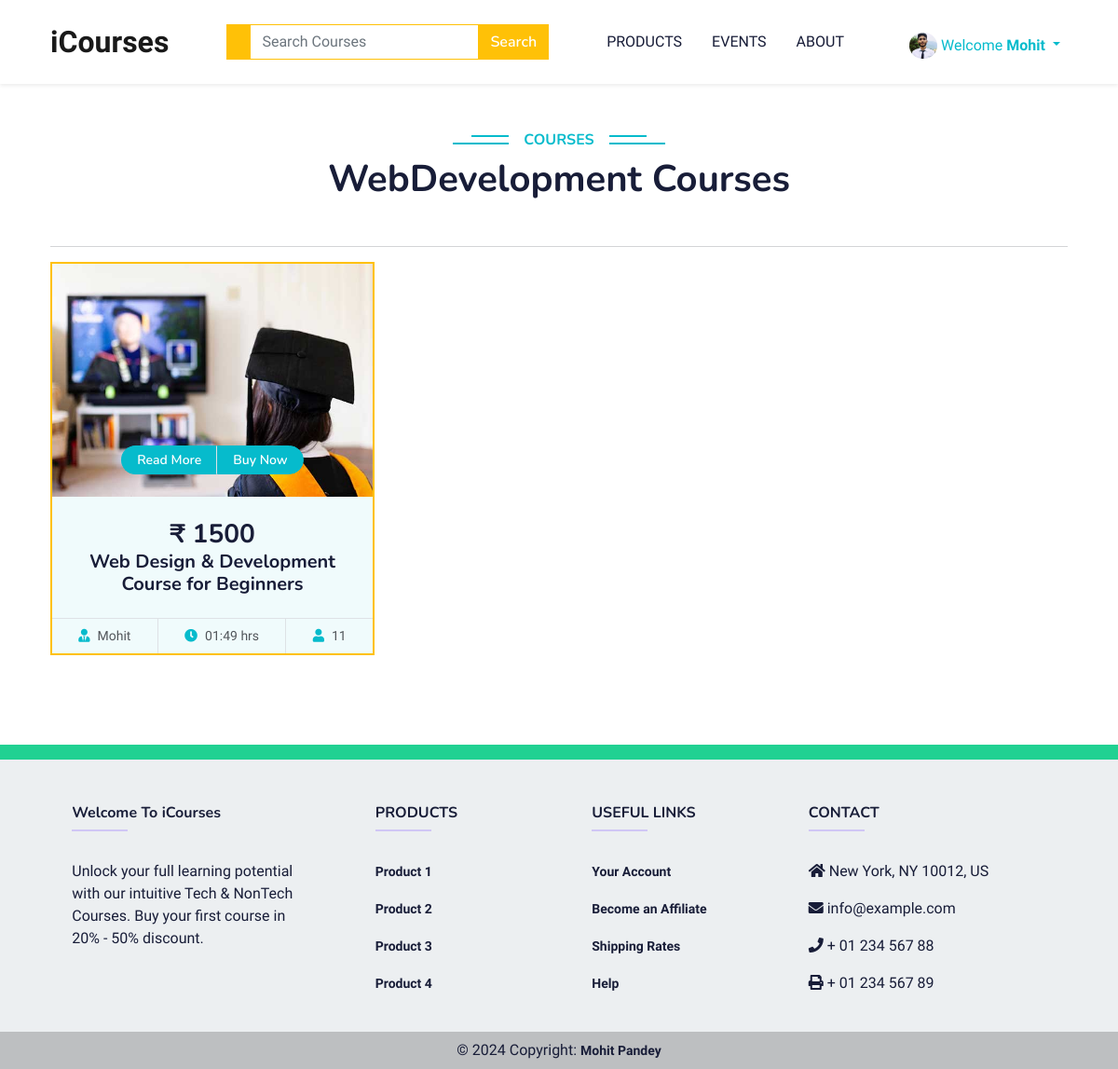
Before: /courses/1 (signed in) with the older database file.
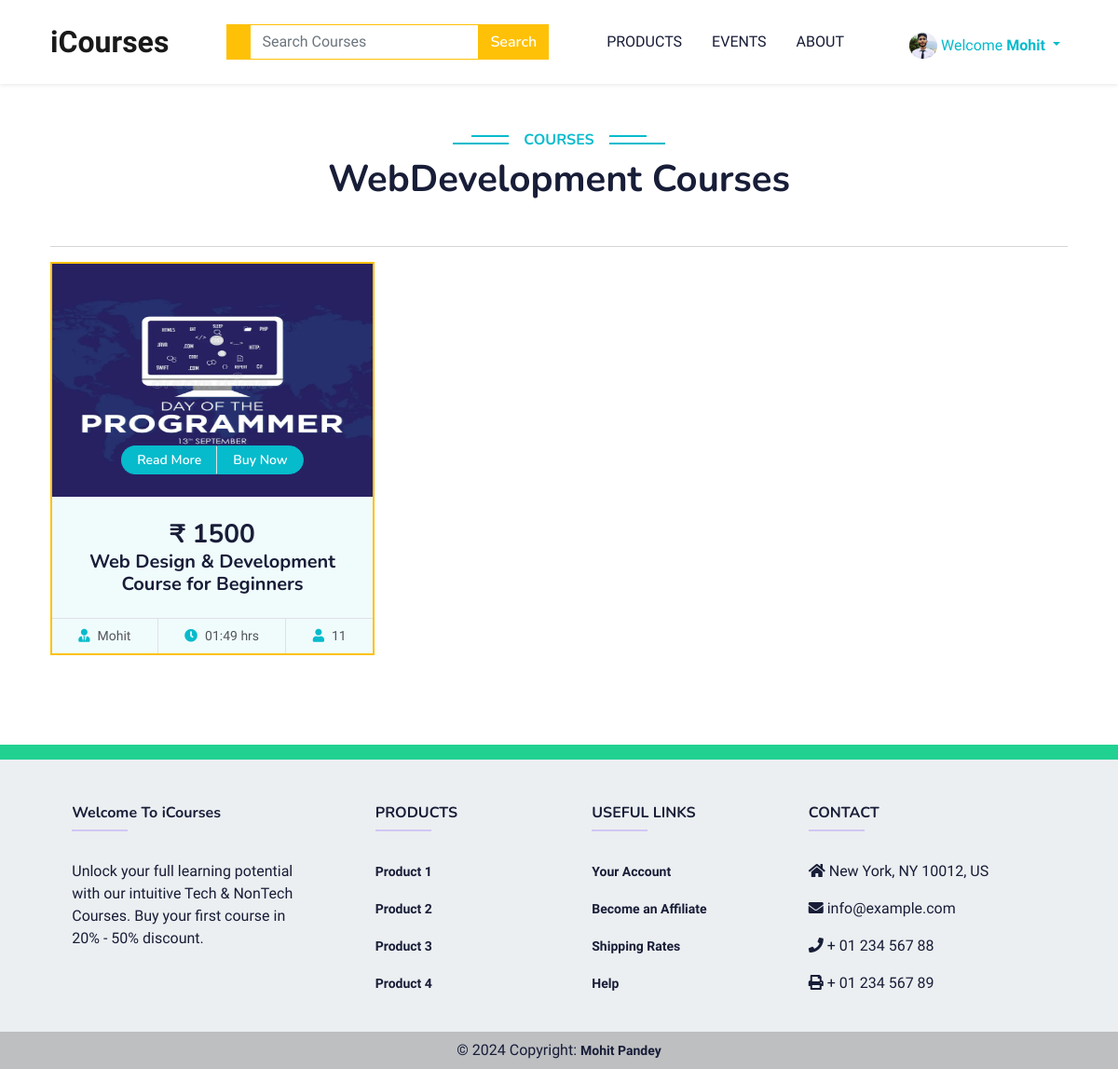
After: the same page with the newer database file.
### home/models.py (models this page shows, shortened)
class Course(models.Model):
    coursePicture = models.ImageField(upload_to='coursePicture/',null=True,blank = True)
    courseFile = models.FileField(upload_to='coursePdf',null=True,blank=True)
    courseCategory = models.ForeignKey(Category, on_delete=models.CASCADE ,null=True,blank=True)
    courseName = models.CharField(max_length = 150,null=True,blank=True)
    coursePrice = models.IntegerField(null=True,blank=True)
    madeBy = models.CharField(max_length = 150,null=True,blank=True)
    courseDuration = models.CharField(max_length = 50)
    studentOnCourse = models.IntegerField(default = 0,editable=False)
    AboutCourse = HTMLField(blank=True)

### home/views.py (the view)
# urls.py: path('courses/<slug:id>',views.CategoryCourses, name='courses'),
def CategoryCourses(request,id):
    try:
        category = Category.objects.get(id=id)
        courses = Course.objects.filter(courseCategory=category) # get all the courses by same categories name............
        context = {'courses': courses, 'category': category}
        return render(request, 'Products/categoryView.html', context)
    except Category.DoesNotExist:
        context = {'error_message': 'Category Courses not found.'}
        return render(request, 'Products/categoryView.html', context)

### home/context_processors.py (called while the page is built)
def user_info(request):
    user_info = None
    if request.user.is_authenticated:
        try:
            user_info = request.user.userprofile  # Assuming UserProfile is related to the User model
        except UserProfile.DoesNotExist:
            pass  # Handle the case where UserProfile doesn't exist for the current user
    return {'user_info': user_info}

### templates/Products/categoryView.html (shortened to what this page needs)
{% extends 'base.html' %}
{% block Css %}
 <link href="https://cdnjs.cloudflare.com/ajax/libs/font-awesome/5.10.0/css/all.min.css" rel="stylesheet" />
 <link href="https://cdn.jsdelivr.net/npm/bootstrap-icons@1.4.1/font/bootstrap-icons.css" rel="stylesheet" />
 <link href="lib/animate/animate.min.css" rel="stylesheet" />
 <link href="lib/owlcarousel/assets/owl.carousel.min.css" rel="stylesheet" />
 <link href="/static/Css/css/bootstrap.min.css" rel="stylesheet" />
 <link href="/static/Css/css/style.css" rel="stylesheet" />
{% endblock %}
{% block body %}
  <div class="container-xxl py-5">
    <div class="container">
      <div class="text-center wow fadeInUp" data-wow-delay="0.1s">
        <h6 class="section-title bg-white text-center text-primary px-3">Courses</h6>
        <h1 class="mb-5">{{category.categoryName}} Courses</h1>
      </div>
      <hr>
      <div class="row g-4 justify-content-start">
        {% for course in courses %}
          <div class="col-lg-4 col-md-6 wow fadeInUp" data-wow-delay="0.1s">
            <div class="course-item border border-warning border-2 bg-light">
              <div class="position-relative overflow-hidden">
                {% if course.coursePicture %}
                  <img src="{{ course.coursePicture.url }}" height="250px" class="card-img-top" alt="{{ course.courseName }}" />
                {% else %}
                  <img src="/static/Images/cat-4.jpg" height="250px" class="card-img-top" alt="Placeholder" />
                {% endif %}
                <div class="w-100 d-flex justify-content-center position-absolute bottom-0 start-0 mb-4">
                  <a href="/productView/{{ course.id }}" class="flex-shrink-0 btn btn-sm btn-primary px-3 border-end" style="border-radius: 30px 0 0 30px;">Read More</a>
                  {% if user.is_authenticated %}
                  <a href="/paymentPage/{{course.id}}" class="flex-shrink-0 btn btn-sm btn-primary px-3" style="border-radius: 0 30px 30px 0;">Buy Now</a>
                  {% else %}
                  <a href="/login/" class="flex-shrink-0 btn btn-sm btn-primary px-3" style="border-radius: 0 30px 30px 0;">Login To Buy</a>
                  {% endif %}
                </div>
              </div>
              <div class="text-center p-4 pb-0">
                <h3 class="mb-0">₹ {{ course.coursePrice }}</h3>
                <h5 class="mb-4">{{ course.courseName }}</h5>
              </div>
              <div class="d-flex border-top">
                <small class="flex-fill text-center border-end py-2"><i class="fa fa-user-tie text-primary me-2"></i>{{ course.madeBy }}</small>
                <small class="flex-fill text-center border-end py-2"><i class="fa fa-clock text-primary me-2"></i>{{ course.courseDuration }} hrs</small>
                <small class="flex-fill text-center py-2"><i class="fa fa-user text-primary me-2"></i>{{ course.studentOnCourse }}</small>
              </div>
            </div>
          </div>
        {% endfor %}
      </div>
    </div>
  </div>
{% endblock %}

Changed rows visible on the page:
changed Course "Web Design & Development Course for Beginners": coursePicture: a different picture
